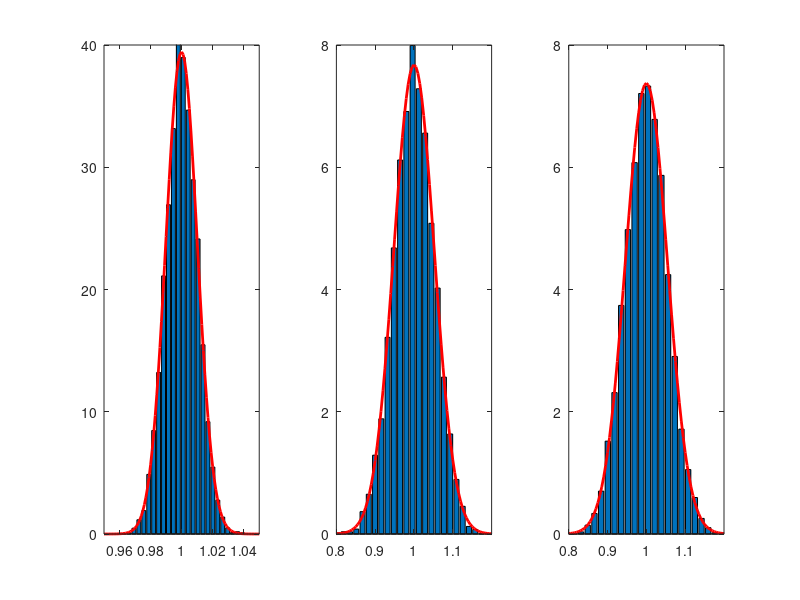

Write MATLAB code to recreate this figure.
% Final1_RandGen
%
% This routine generates estimates and histograms for a, b, and c
% in a polynomial fit of a + b*x + c*x^2

N = 1001     % number of x-samples
M = 10000     % number of realizations

x = linspace(0,1,N);  x = x';  %array of x-values

% Set up the "actual" a, b, and c
a = 1.0 + 0.1*randn(N,M);
b = 1.0 + 0.1*randn(N,M);
c = 1.0 + 0.1*randn(N,M);

% Set up the arrays y and A
x1 = repmat(x,1,M);
y = a + b.*x1 + c.*x1.^2;
A = [x.^0 x x.^2];

% Compute least square estimates, their average, and their standard
% deviations
lse = A\y;
avg = sum(lse,2)/M
sm = repmat(avg,1,M); sm = (lse - sm).^2;
variance = sum(sm,2)/(M-1);  sigma = sqrt(variance)

% Calculate expected error at the 75% and 90% confidence levels
err75 = sqrt(2)*erfinv(0.75)*sigma,  err90 = sqrt(2)*erfinv(0.9)*sigma

% Plot probability histograms
nbin = 25;
subplot(1,3,1)
[h,c]=hist(lse(1,:),nbin);  
xc=c(2)-c(1);  h=h/(M*xc);  bar(c,h)
axis([0.95 1.05 0.0 40.0]);
xd=0.95:0.001:1.05; g=normpdf(xd,avg(1),sigma(1));
line(xd,g,'Linewidth',2,'Color','r')
subplot(1,3,2)
[h,c]=hist(lse(2,:),nbin);  
xc=c(2)-c(1);  h=h/(M*xc);  bar(c,h)
axis([0.8 1.2 0.0 8.0]); 
xd=0.8:0.005:1.2; g=normpdf(xd,avg(2),sigma(2));
line(xd,g,'Linewidth',2,'Color','r') 
subplot(1,3,3)
[h,c]=hist(lse(3,:),nbin);
xc=c(2)-c(1);  h=h/(M*xc);  bar(c,h)
axis([0.8 1.2 0.0 8.0]);  
xd=0.8:0.005:1.2; g=normpdf(xd,avg(3),sigma(3));
line(xd,g,'Linewidth',2,'Color','r')  
